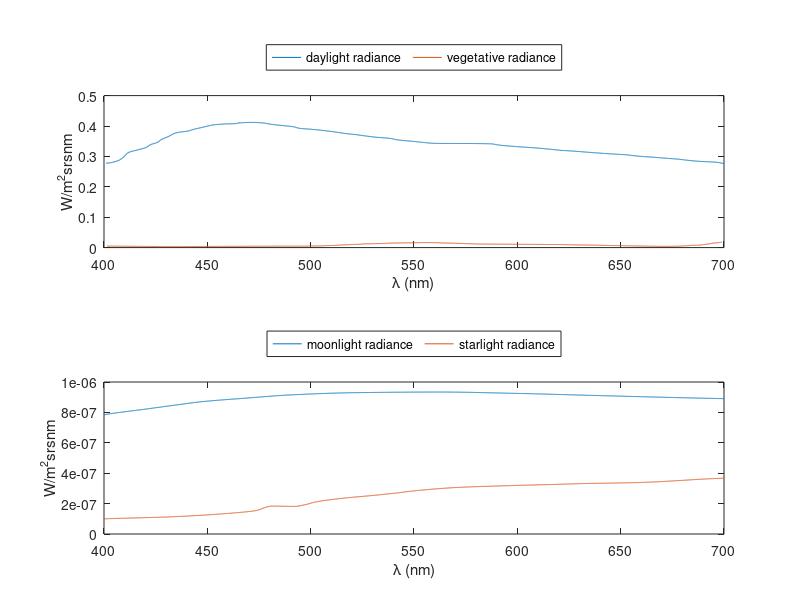
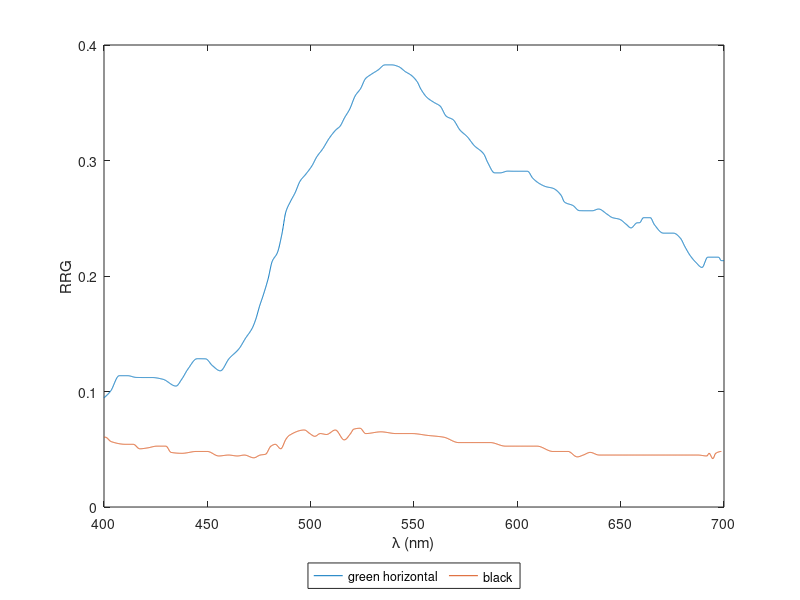

Source code (MATLAB) for these figures, in order:
clear all;

%EVERYTHING CONVERTED TO nm
lambdaQueryNano=linspace(400,700,3000)';

lambdaDaylight=csvread('daylightRadiance.csv');
lambdaD=lambdaDaylight(:,1)*10^3;%nm
daylightRadiance=lambdaDaylight(:,2)*10*1e-3; %W/(m^2 sr s nm)
IlambdaDaylight=@(l)(interp1(lambdaD,daylightRadiance,l,'pchip'));
daylightRadianceInterp=interp1(lambdaD,daylightRadiance,lambdaQueryNano,'pchip');

lambdaVegetative=csvread('vegetativeRadiance.csv');
lambdaV=lambdaVegetative(:,1); %nm
vegetativeRadiance=lambdaVegetative(:,2); %W/(m^2 sr s nm)
IlambdaVegetative=@(l) interp1(lambdaV,vegetativeRadiance,l,'pchip');
vegetativeRadianceInterp=interp1(lambdaV,vegetativeRadiance,lambdaQueryNano,'pchip');

lambdaStarlight=csvread('starlightRadiance.csv');
lambdaS=lambdaStarlight(:,1)*10^3;  %nm
starlightRadiance=lambdaStarlight(:,2)*1e-3; %W/(m^2 sr s nm)
IlambdaStarlight=@(l) interp1(lambdaS,starlightRadiance,l,'pchip');
starlightRadianceInterp=interp1(lambdaS,starlightRadiance,lambdaQueryNano,'pchip');

lambdaMoonlight=csvread('moonlightRadiance.csv');
lambdaM=lambdaMoonlight(:,1)*10^3; %nm 
moonlightRadiance=lambdaMoonlight(:,2)*1e-3; %W/(m^2 sr s nm)
IlambdaMoonlight=@(l) (interp1(lambdaM,moonlightRadiance,l,'pchip'));
moonlightRadianceInterp=interp1(lambdaM,moonlightRadiance,lambdaQueryNano,'pchip');

figure()
subplot(2,1,1)
plot(lambdaQueryNano,daylightRadianceInterp);
hold on;
plot(lambdaQueryNano,vegetativeRadianceInterp)
xlabel('\lambda (nm)'); ylabel('W/m^2srsnm')
legend('daylight radiance','vegetative radiance','location','northoutside','orientation','horizontal');
hold off;

subplot(2,1,2)
plot(lambdaQueryNano,moonlightRadianceInterp);
hold on;
plot(lambdaQueryNano,starlightRadianceInterp);
xlabel('\lambda (nm)'); ylabel('W/m^2srsnm')
legend('moonlight radiance','starlight radiance','location','northoutside','orientation','horizontal')
hold off;

RRGGreen=csvread('RRGGreen.csv');
lambdaRRGGreen=RRGGreen(:,1); %nm
RRGGreen=RRGGreen(:,2); %unitless ratio
RRGGreenFunc=@(l) interp1(lambdaRRGGreen,RRGGreen,l,'pchip');
RRGGreenInterp=interp1(lambdaRRGGreen,RRGGreen,lambdaQueryNano,'pchip');

RRGBlack=csvread('RRGBlack.csv');
lambdaRRGBlack=RRGBlack(:,1);  %nm
RRGBlack=RRGBlack(:,2); %unitless ratio
RRGBlackFunc=@(l) interp1(lambdaRRGBlack,RRGBlack,l,'pchip');
RRGBlackInterp=interp1(lambdaRRGBlack,RRGBlack,lambdaQueryNano,'pchip');

figure()
plot(lambdaQueryNano,RRGGreenInterp);
hold on
plot(lambdaQueryNano,RRGBlackInterp);
xlabel('\lambda (nm)'); ylabel('RRG');
legend('green horizontal','black','location','southoutside','orientation','horizontal');

save('RadianceRRG',...
    'lambdaD', 'lambdaV','lambdaM','lambdaS','lambdaRRGGreen','lambdaRRGBlack',...
    'daylightRadiance','vegetativeRadiance','moonlightRadiance','starlightRadiance',...
    'RRGGreen','RRGBlack')


